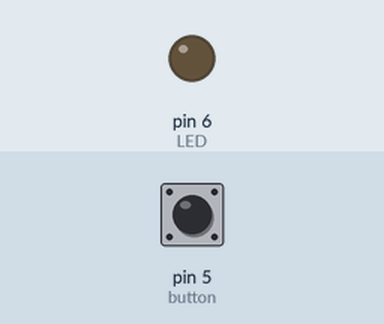
Bench run of a sketch on a simulated Arduino Uno, built with avr-gcc and run on an emulated ATmega328P. Parts: output pins drawn as LEDs (lit = HIGH). Dashed ring = blinking. The test bench sets the inputs (shaded band); at power-on: pin 5 (button) HIGH.

Above: at 1.2 s.
1.3 s: pin 5 (button) pulled LOW for 3.2 s
At 1.7 s:
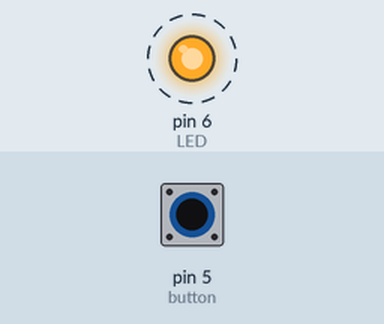
Timing chart, 0 to 6.3 s (numbered marks = the images above; inputs shaded):
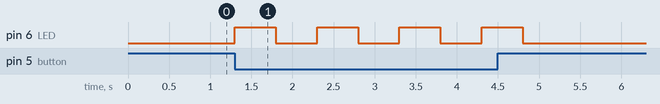

Measured:
- after the input at 1.3 s, pin 6 (LED): alternates HIGH for 0.50 s and LOW for 0.50 s, 8 changes in all, then stays LOW, starting at once

The sketch:

push_button.ino
```cpp
int button = 5 ; // button connected to pin 5
int LED = 6; // LED connected to pin 6

void setup () {
	pinMode(button, INPUT_PULLUP);
	// set the digital pin as input with pull-up resistor
	pinMode(LED, OUTPUT); // set the digital pin as output
}

void loop () {
	if (digitalRead(button) == LOW){	// if button pressed
		digitalWrite(LED,HIGH); // turn on led
		delay(500); // delay for 500 ms
		digitalWrite(LED,LOW); // turn off led
		delay(500); // delay for 500 ms
	}
}
```
